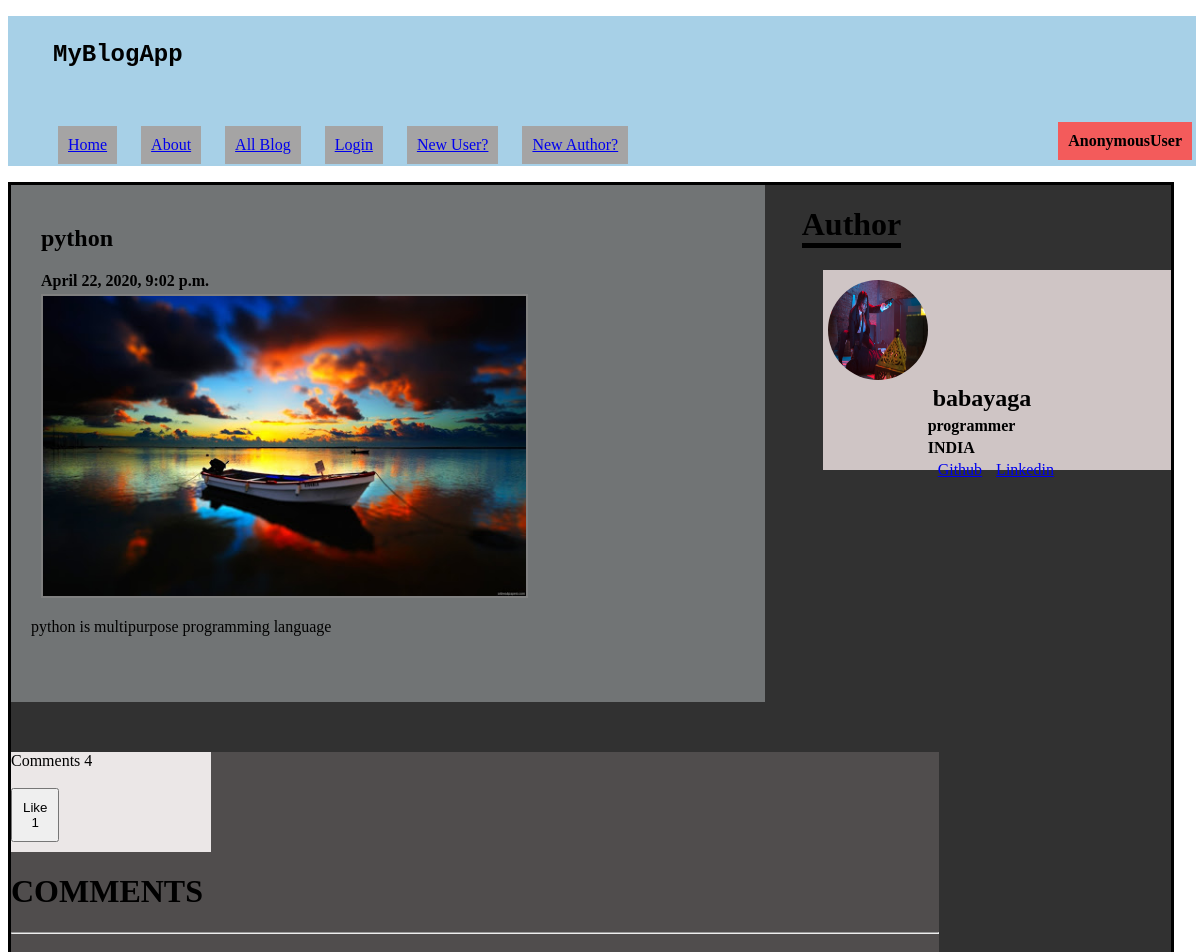
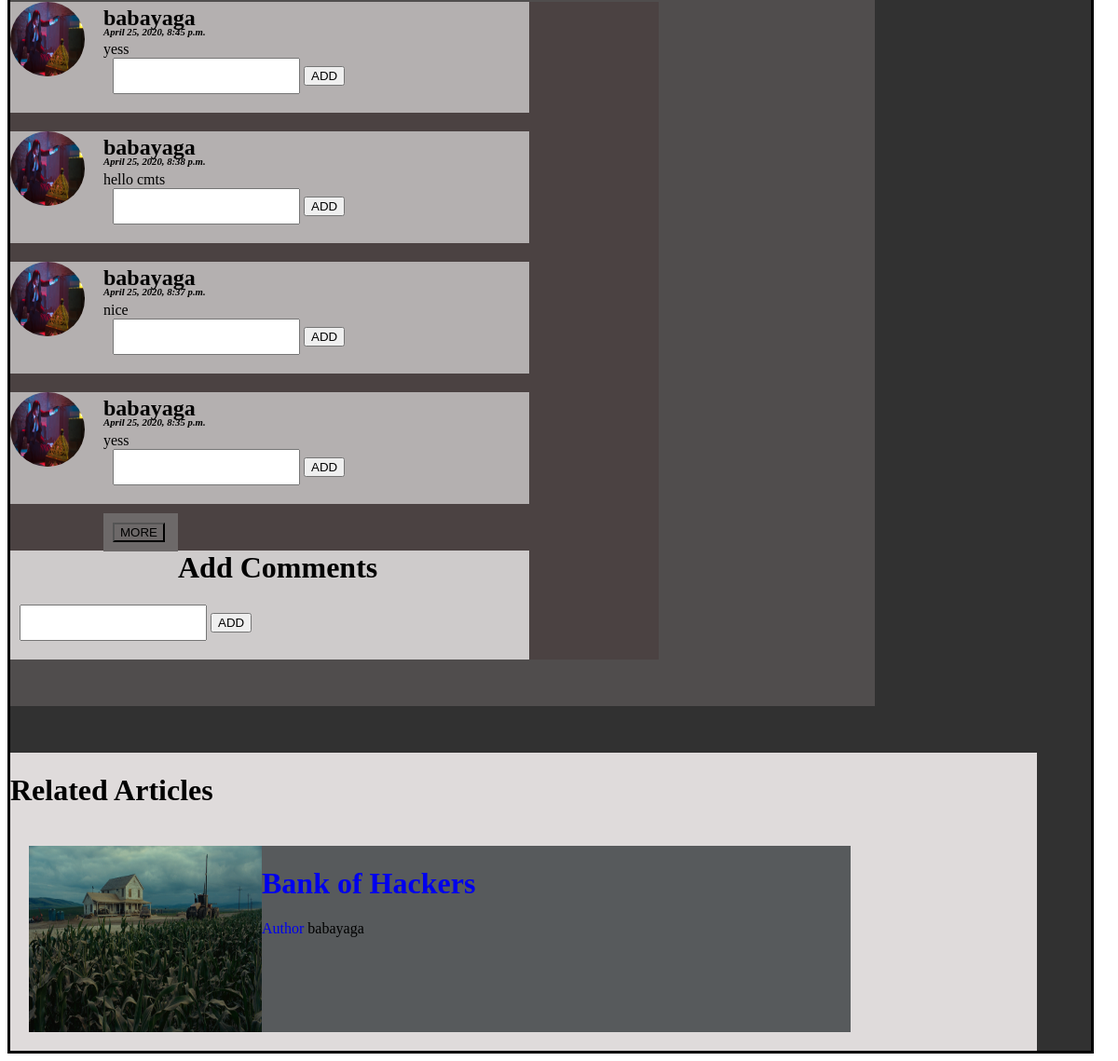
The page /view_article/5 on the database its author committed (2 pictures, top to bottom).
### blog_app/models.py (models this page shows, shortened)
class Article(models.Model):
    type =(
        ("Programming","Programming"),
        ("Framework","Framework"),
        ("Hacking","Hacking"),
        ("Language","Language"),
        ("Other","Other"),
    )
    author = models.ForeignKey('MyUser',blank=True,null=True,on_delete=models.CASCADE)
    author_name = models.CharField(blank=True,max_length=25)
    title = models.CharField(max_length=50)
    thumbnail = models.ImageField(upload_to='thumbnail_img/')
    upload_date = models.DateTimeField(blank=True,default=timezone.now)
    category = models.CharField(max_length=30,default="Other",choices=type)
    content = models.CharField(max_length=5000)
    accessible = models.BooleanField(blank=True,default=False)

class MyUser(AbstractBaseUser,PermissionsMixin):
    f_name = models.CharField(blank=True,max_length=20,null=True)
    s_name = models.CharField(blank=True,max_length=20,null=True)
    email = models.CharField(max_length=40, unique=True)
    username = models.CharField(max_length=25,unique=True)
    profile_pic = models.ImageField(upload_to='user_pic')
    date_joined = models.DateField(default=timezone.now)
    occupation = models.CharField(blank=True,max_length=50,null=True)
    country = models.CharField(blank=True,max_length=15,null=True)
    authorise = models.BooleanField(default=False)
    github_address = models.CharField(blank=True,max_length=50,null=True)
    linkedin_address = models.CharField(blank=True,max_length=50,null=True)
    instagram_address = models.CharField(blank=True,max_length=50,null=True)
    is_active = models.BooleanField(default=True)
    is_author = models.BooleanField(default=False)
    is_user = models.BooleanField(default=False)
    is_staff = models.BooleanField(default=False)
    password = models.CharField(max_length=25)
    USERNAME_FIELD = 'email'
    REQUIRED_FIELDS = []
    objects = CustomUserManager()

class UserComments(models.Model):
    user = models.ForeignKey('MyUser',blank=True,null=True,on_delete=models.CASCADE)
    article = models.ForeignKey('Article',on_delete=models.CASCADE)
    u_msg = models.CharField(max_length=200)
    u_name = models.CharField(max_length=25)
    cmt_date = models.DateTimeField(default=timezone.now)

### blog_app/views.py (the view)
# urls.py: path('view_article/<int:article_id>',views.view_article,name="view_article"),
def view_article(request,article_id):
    view_blog = Article.objects.get(id=article_id)
    author = MyUser.objects.get(id=view_blog.author_id,is_author=True)
    related_articles = Article.objects.filter(category=view_blog.category,accessible=True)
    user = request.user
    cmts = UserComments.objects.filter(article_id=view_blog.id).order_by('-id')[:4]
    replys = ReplyComments.objects.filter(article_id=view_blog.id)
    likes = ArticleLikes.objects.filter(article_id=view_blog.id).count()
    userlike = ArticleLikes.objects.filter(article_id=view_blog.id,user_id=request.user.id).exists()
    morecount = UserComments.objects.filter(article_id=view_blog.id).count()
    print(morecount)
    if morecount > 4:
        more = True
        request.session['next'] = '2'
    else:
        more = False
    if userlike:
        active='blue'
    else:
        active ='black'
    context = {'more':more,'related_articles':related_articles,'active':active,'user':user,'new_blog':view_blog,'cmts':cmts,'replys':replys,'author':author,'likes':likes,'total_cmt':cmts.count()}
    return render(request,'index.html',context)

### blog/templates/index.html (shortened to what this page needs)
<!DOCTYPE html>
{% load static %}
<html lang="en">
<head>
  <link rel="stylesheet" href="{% static 'style.css'%}">
</head>
<body>
<header>
<nav class="navbar navbar-expand-sm bg-light">
  <ul class="navbar-nav">
    <div class="web-title">
    <h2 style="font-family:Lucida Console, Courier, monospace;">MyBlogApp</h2><br>
  </div>
    <li class="nav-item">
      <a class="nav-link" href="\">Home</a>
    </li>
    <li class="nav-item">
      <a class="nav-link" href="{% url 'about' %}">About</a>
    </li>
    <li class="nav-item">
      <a class="nav-link" href="{% url 'all_blogs' %}">All Blog</a>
    </li>
    {% if user.is_authenticated %}
    {% if user.is_author %}
    <li class="nav-item">
      <a class="nav-link" href="{% url 'author_dashboard' %}">DashBoard</a>
    </li>
    {% else %}
    <li class="nav-item">
      <a class="nav-link" href="/author_register">Are You Author?</a>
    </li>
    {%endif%}
    {%else%}
    <li class="nav-item">
      <a class="nav-link" href="{% url 'login' %}">Login</a>
    </li>
    <li class="nav-item">
      <a class="nav-link" href="/user_register">New User?</a>
    </li>
    <li class="nav-item">
      <a class="nav-link" href="/author_register">New Author?</a>
    </li>
    {%endif%}
  </ul>
  {% if user.is_authenticated %}
  <div style="padding: 10px; background: rgb(91, 243, 116); float: right; margin-top: -60px;"><strong>{{user}}</strong>
      <a class="nav-link" href="logout">Logout</a>
   </div>
   {%else%}
   <div style="padding: 10px; background: rgb(243, 91, 91); float: right; margin-top: -60px;"><strong>{{user}}</strong> </div>
  {%endif%}
</nav>
</header>
<div class="container">
  {% block body%}
  <div class="left-container">
    <div class="title">
    <h2>{{new_blog.title}}</h2>
    <h4>{{new_blog.upload_date}}</h4>
  </div>
    <div class="article">
      <div class="article-img"> <img src="/media/{{new_blog.thumbnail}}" alt="img"></div>
      <p> {{new_blog.content}}</p>
    </div>
  </div>
  <h1 style="float: right; margin-right: 270px; border-bottom: 5px solid black;">Author</h1>
  <div class="right-container">
    <div class="author-img"> <img src="/media/{{author.profile_pic}}" alt=""></div>
    <div class="author-info">
      <h2>{{author.username}}</h2>
     <h4>{{author.occupation}}</h4>
       <h4>{{author.country}}</h4>
       {%if author.github_address %}
       <a href="{{author.github_address}}"><span class="social-link">Github</span></a>
       {%endif%}
       {%if author.linkedin_address %}
       <a href="{{author.linkedin_address}}"> <span class="social-link">Linkedin</span> </a>
       {%endif%}
      </div>
  </div>
  <div class="cmt-box">
    <div class="cmt-like" style="position: relative; width: 200px; height: 100px; background: rgb(235, 231, 231);">
      Comments {{total_cmt}} <br><br>
      <button id="like" style="padding: 10px;" ><div id="active" style="color:{{active}};"> Like </div>{{likes}}</button>
    </div>
    <h1>COMMENTS</h1>
    <hr>
    <div class="user-cmts">
      <div id="cmtdiv">
      {% for cmt in cmts %}
      <div class="user-cmt-box" style="margin-top: 20px;">
        <div class="user-img"> <img src="/media/{{cmt.user.profile_pic}}" alt=""></div>
        <div class="user-msg">
        <h2>{{cmt.u_name}}</h2>
        <h6 style="font-style: italic;">{{cmt.cmt_date}}</h6>
        <div style="margin-right: 20px; margin-top: -20px;">{{cmt.u_msg}}</div>
        <form id="cmt_reply-{{cmt.id}}" method="POST">
        <input type="text" name="r-msg" id="msg-{{cmt.id}}">
        <button onclick="comment_reply({{cmt.id}})" type="button">ADD</button>
      </form>
      </div>
    </div>
      {% endfor %}
  </div>
  {% if more %}
  <div id="morecmt" style="float: left;">
    <div id="m" style="margin-top: 10px; margin-left: 100px; padding: 10px; width: 60px; background: rgb(109, 105, 105);"><button onclick="more()" style="background: none;">MORE</button></div>
  </div>
  {% endif %}
      <div class="cmt-form">
        <h1>Add Comments</h1>
        <form method="POST" id="cmtform" >
        <input type="text" name="cmt-msg" id="cmtmsg">
        <button id="addcmt">ADD</button>
      </form>
      </div>
    </div>
  </div>
  <div style="width: 95%; height: auto; background: rgb(223, 219, 219); display: grid;">
  <h1>Related Articles</h1>
  {% for article in related_articles%}
  {% ifequal article.id new_blog.id%}
  {%else%}
  <a href="{% url 'view_article' article.id %}">
  <div style="float: left; width: 80%; height: auto; background: rgb(87, 90, 92);   margin: 20px 10px 20px 20px;">
    <img src="/media/{{article.thumbnail}}" style="width: 250px; height: 200px; float: left;" alt="">
    <div><h1>{{article.title}}</h1></div>
    <label for="">Author </label><span style="color: black;">{{article.author_name}}</span>
  </div>
</a>
{%endifequal%}
  {% endfor %}
  </div>
{%endblock%}
</div>
</body>
</html>

### static/style.css (style rules this page uses)
.web-title { padding: 5px; }
.navbar-nav { width: 97%; height: 150px; background: rgb(167, 208, 231); text-decoration-style: none; }
.nav-item { margin: 10px; display: inline-flex; margin-top: 15px; }
.nav-link { padding: 10px; background: rgb(165, 164, 164); }
.container { width: 98%; height: auto; background: rgb(49, 49, 49); border: 3px solid black; }
.left-container { width: 65%; float: left; height: auto; background: rgb(113, 116, 117); margin-bottom: 50px; }
.article { float: left; width: 80%; height: auto; margin-left: 20px; margin-bottom: 50px; }
.article-img img { width: 80%; height: 300px; margin-left: 10px; border: 2px solid gray; }
.title { float: left; margin-left: 30px; margin-top: 20px; }
.right-container { float: right; width: 30%; height: 200px; background: rgb(207, 197, 197); }
.author-img img { margin-left: 5px; margin-top: 10px; float: left; width: 100px; height: 100px; border-radius: 100%; }
.author-info { float: right; width: 70%; height: 200px; }
.author-info h2 { margin: 5px; }
.social-link { margin-left: 10px; }
h4 { margin-top: 4px; margin-bottom:4px ; }
.cmt-box { width: 80%; height: auto; float: left; background: #504d4d; position: relative; margin-bottom: 50px; }
.user-cmts { width: 75%; height: auto; background: rgb(75, 66, 66); }
.user-img img { width: 80px; height: 80px; border-radius: 100%; }
.user-cmt-box { width: 80%; height: auto; background: rgb(180, 176, 176); }
.user-msg { margin-left: 100px; margin-top: -100px; }
.user-msg h6 { margin-top: -25px; }
.cmt-form { width: 80%; height: auto; margin-top: 50px; margin-bottom: 50px; background: rgb(206, 203, 203); }
input { padding: 10px; margin-left: 10px; margin-bottom: 20px; }

### rows shown on the page
Article: title "python", upload_date "April 22, 2020, 9:02 p.m.", thumbnail (picture), content "python is multipurpose programming language"
MyUser: profile_pic (picture), username "babayaga", occupation "programmer", country "INDIA"
UserComments: user.profile_pic (picture), u_name "babayaga", cmt_date "April 25, 2020, 8:45 p.m.", u_msg "yess"
UserComments: user.profile_pic (picture), u_name "babayaga", cmt_date "April 25, 2020, 8:38 p.m.", u_msg "hello cmts"
UserComments: user.profile_pic (picture), u_name "babayaga", cmt_date "April 25, 2020, 8:37 p.m.", u_msg "nice"
UserComments: user.profile_pic (picture), u_name "babayaga", cmt_date "April 25, 2020, 8:35 p.m.", u_msg "yess"
Article: thumbnail (picture), title "Bank of Hackers", author_name "babayaga"

### other values the page prints
{{ user }} "AnonymousUser"
{{ total_cmt }} "4"
{{ likes }} "1"
